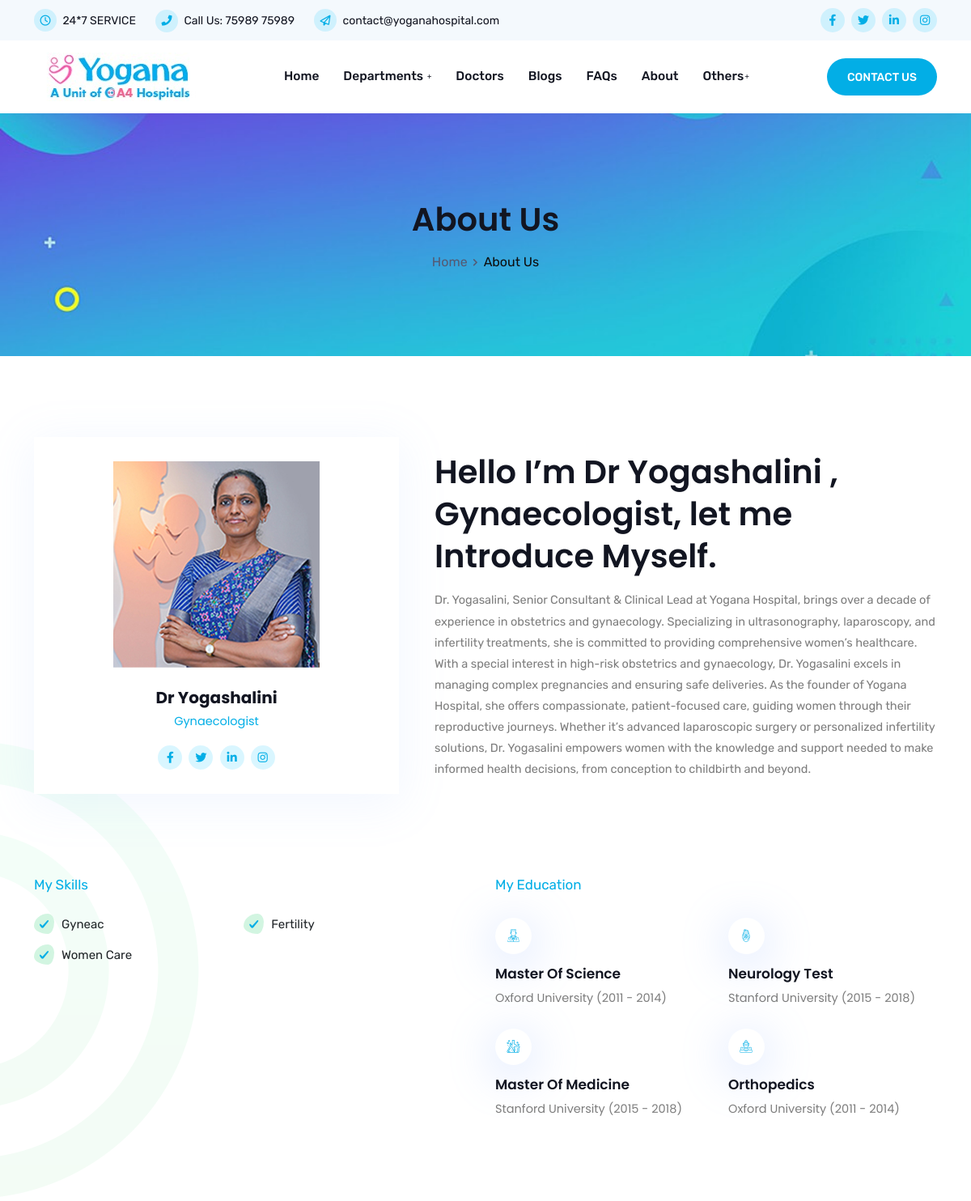
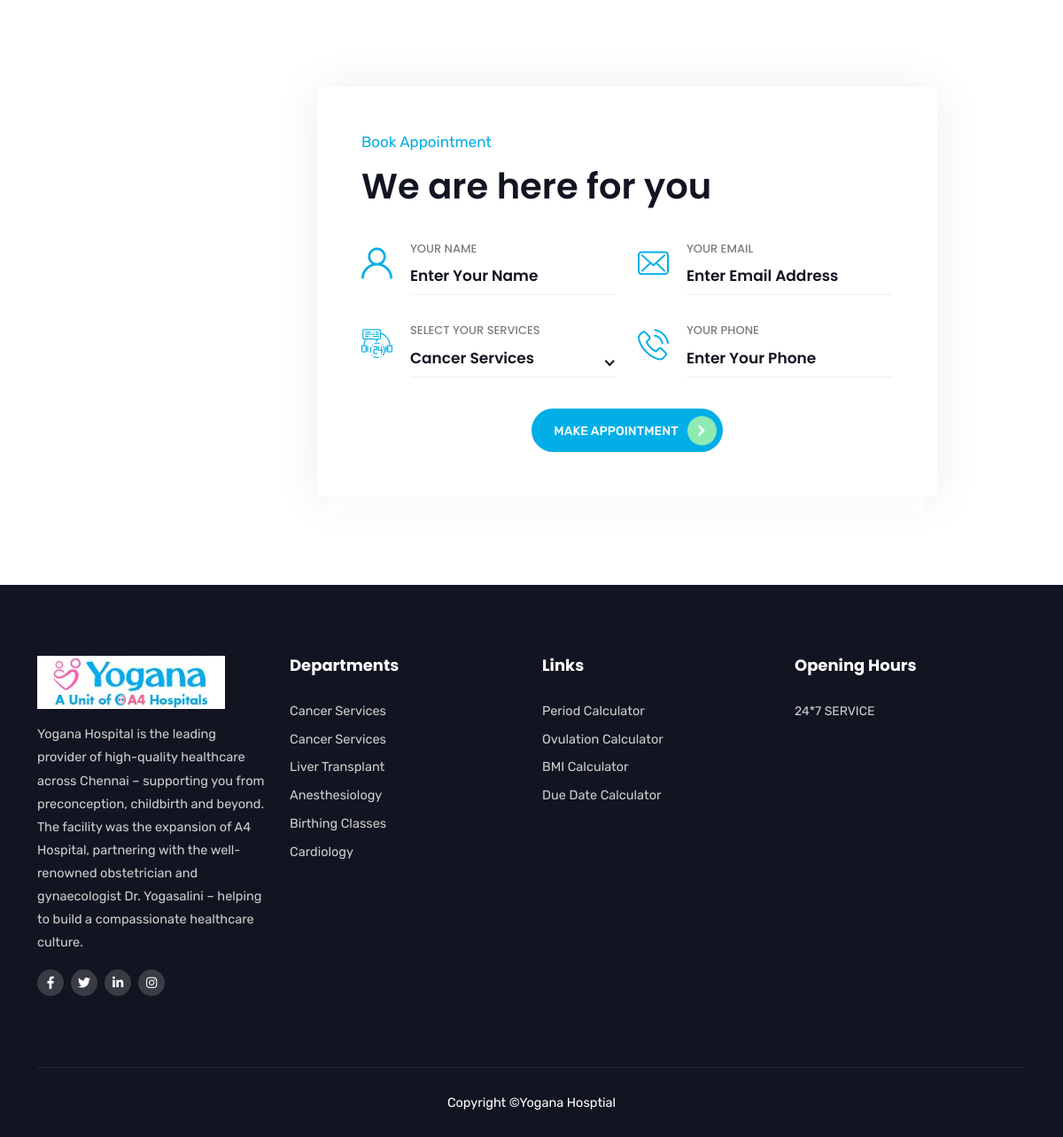
Screenshot of /doctors/dr-yogashalini with the database file from the repository (2 pictures, top to bottom).
### yogana/models.py (models this page shows, shortened)
class Doctor(db.Model):
    id = db.Column(db.Integer, primary_key=True)
    name = db.Column(db.String(100), nullable=False)
    slug = db.Column(db.String(100), unique=True, nullable=False)
    specialty = db.Column(db.String(100), nullable=False)
    image = db.Column(db.String(200), nullable=False)
    description = db.Column(db.Text, nullable=False)
    social_facebook = db.Column(db.String(100), nullable=True)
    social_twitter = db.Column(db.String(100), nullable=True)
    social_linkedin = db.Column(db.String(100), nullable=True)
    social_instagram = db.Column(db.String(100), nullable=True)
    skills = db.Column(db.Text, nullable=False)  # Store as comma-separated values
    education = db.Column(db.Text, nullable=False)  # Store as JSON string

class Service(db.Model):
    id = db.Column(db.Integer, primary_key=True)
    slug = db.Column(db.String(100), unique=True, nullable=False)
    name = db.Column(db.String(100), nullable=False)
    icon = db.Column(db.String(100), nullable=False)
    description = db.Column(db.Text, nullable=False)
    paragraph1 = db.Column(db.Text, nullable=False)
    paragraph2 = db.Column(db.Text, nullable=False)
    paragraph3 = db.Column(db.Text, nullable=False)
    image = db.Column(db.String(200), nullable=False)
    icon_class = db.Column(db.String(100), nullable=False)
    bg_class = db.Column(db.String(100), nullable=False)
    details = db.Column(db.Text, nullable=False)  # Store as comma-separated values for simplicity

### yogana/routes.py (the view)
@app.route("/doctors/<slug>")
def doctor_details(slug):
    pdatas = {
        "title": "About Us",
        "breadcrumbs": [
            {"text": "Home", "url": "/"},
            {"text": "About Us", "url": None}  # None for the current page
        ],
        "bg_image": "site/img/yoganahospital-banner-1920_500.jpg",
        "bg_class": "page-title-bg1"  # Add dynamic background class if needed
    }
    doctor = Doctor.query.filter_by(slug=slug).first_or_404()
    return render_template("www/doctor_details.html", pdata=pdatas, doctor=doctor)

### yogana/routes.py (called while the page is built)
@app.after_request
def add_header(response):
    response.headers['Cache-Control'] = 'no-store'
    return response

@app.before_request
def before_request():
    dservices = Service.query.all()
    g.appservices = [{"name": service.name, "slug": service.slug} for service in dservices]

@app.context_processor
def inject_services():
    return dict(appservices=g.appservices)

@app.before_request
def load_user():
    user_id = session.get('user_id')
    if user_id:
        user = User.query.get(user_id)
        g.user = user  # Store the user object in g
    else:
        g.user = None  # No user logged in

### yogana/templates/www/doctor_details.html (shortened to what this page needs)
{% extends 'www/base.html' %}
{% block content_wrapper %}
    {% include 'www/components/breadcrumbs.html' %}
    <section class="doctor-details-area ptb-100">
        <div class="container">
            <div class="row align-items-center">
                <div class="col-lg-5 col-md-12">
                    <div class="doctor-details-image">
                        <img src="{{ url_for('static', filename=doctor.image) }}" alt="image">
                        <h3>{{ doctor.name }}</h3>
                        <span>{{ doctor.specialty }}</span>
                        <ul class="social">
                            <li><a href="{{ doctor.social_facebook }}"><i class="fab fa-facebook-f"></i></a></li>
                            <li><a href="{{ doctor.social_twitter }}"><i class="fab fa-twitter"></i></a></li>
                            <li><a href="{{ doctor.social_linkedin }}"><i class="fab fa-linkedin-in"></i></a></li>
                            <li><a href="{{ doctor.social_instagram }}"><i class="fab fa-instagram"></i></a></li>
                        </ul>
                    </div>
                </div>
                <div class="col-lg-7 col-md-12">
                    <div class="doctor-details-desc">
                        <h2>Hello I’m {{ doctor.name }} , {{ doctor.specialty }}, let me Introduce Myself.</h2>
                        <p>{{ doctor.description }}</p>
                    </div>
                </div>
            </div>
            <div class="skill-education-desc">
                <div class="row">
                    <div class="col-lg-6 col-md-12">
                        <div class="skill-desc">
                            <span class="sub-title">My Skills</span>
                            <ul>
                                {% if ',' in doctor.skills %}
                                    {% set skills_list = doctor.skills.split(',') %}
                                    {% for skill in skills_list %}
                                        <li><span><i class="flaticon-check-mark"></i> {{ skill.strip() }}</span></li>
                                    {% endfor %}
                                {% else %}
                                    <li><span><i class="flaticon-check-mark"></i> {{ doctor.skills }}</span></li>
                                {% endif %}
                            </ul>
                        </div>
                    </div>
                    <div class="col-lg-6 col-md-12">
                        <div class="education-desc">
                            <span class="sub-title">My Education</span>
                            {% if ';;' in doctor.education %}
                            {% set education_list = doctor.education.split(';;') %}
                            <ul>
                                {% for edu in education_list %}
                                    {% set edu_parts = edu.split('|') %}
                                    <li>
                                        <div class="icon">
                                            <i class="{{ edu_parts[3].strip() }}"></i>
                                        </div>
                                        <span>{{ edu_parts[0].strip() }}</span>
                                        {{ edu_parts[1].strip() }} ({{ edu_parts[2].strip() }})
                                    </li>
                                {% endfor %}
                            </ul>
                        {% endif %}
                        </div>
                    </div>
                </div>
            </div>
        </div>
        <div class="shape3"><img src="/yogana/static/img/shape/3.png" class="wow fadeInLeft" alt="image"></div>
    </section>
    {% include 'www/components/appointment-part.html' %}
{% endblock %}

### yogana/templates/www/base.html (shortened to what this page needs)
<!DOCTYPE html>
<html lang="en">
<head>
    <link rel="stylesheet" href="https://lamatechnologies.com/vendor/flaticon.css">
    <link rel="stylesheet" href="{{ url_for('static', filename='site/css/bootstrap.min.css') }}">
    <link rel="stylesheet" href="{{ url_for('static', filename='site/css/animate.min.css') }}">
    <link rel="stylesheet" href="{{ url_for('static', filename='site/css/fontawesome.min.css') }}">
    <link rel="stylesheet" href="{{ url_for('static', filename='site/css/owl.carousel.min.css') }}">
    <link rel="stylesheet" href="{{ url_for('static', filename='site/css/slick.min.css') }}">
    <link rel="stylesheet" href="{{ url_for('static', filename='site/css/nice-select.css') }}">
    <link rel="stylesheet" href="{{ url_for('static', filename='site/css/magnific-popup.min.css') }}">
    <link rel="stylesheet" href="{{ url_for('static', filename='site/css/odometer.min.css') }}">
    <link rel="stylesheet" href="{{ url_for('static', filename='site/css/flaticon.css') }}">
    <link rel="stylesheet" href="{{ url_for('static', filename='site/css/meanmenu.css') }}">
    <link rel="stylesheet" href="{{ url_for('static', filename='site/css/style.css') }}">
    <link rel="stylesheet" href="{{ url_for('static', filename='site/css/responsive.css') }}">
</head>
<body>
    <header class="header-area">
        <div class="top-header">
            <div class="container">
                <div class="row align-items-center">
                    <div class="col-lg-8">
                        <ul class="header-contact-info">
                            <li><i class="far fa-clock"></i> {{ hospital_info.service_hours if hospital_info else '24*7 SERVICE' }}</li>
                            <li><i class="fas fa-phone"></i> Call Us: <a href="tel:{{ hospital_info.phone if hospital_info else '+917598975989' }}">{{ hospital_info.phone if hospital_info else '75989 75989' }}</a></li>
                            <li><i class="far fa-paper-plane"></i> <a href="mailto:{{ hospital_info.email if hospital_info else 'contact@yoganahospital.com' }}">{{ hospital_info.email if hospital_info else 'contact@yoganahospital.com' }}</a></li>
                        </ul>
                    </div>
                    <div class="col-lg-4">
                        <div class="header-right-content">
                            <ul class="top-header-social">
                                <li><a href="{{ hospital_info.facebook_url if hospital_info else '#' }}"><i class="fab fa-facebook-f"></i></a></li>
                                <li><a href="{{ hospital_info.twitter_url if hospital_info else '#' }}"><i class="fab fa-twitter"></i></a></li>
                                <li><a href="{{ hospital_info.linkedin_url if hospital_info else '#' }}"><i class="fab fa-linkedin-in"></i></a></li>
                                <li><a href="{{ hospital_info.instagram_url if hospital_info else '#' }}"><i class="fab fa-instagram"></i></a></li>
                            </ul>
                        </div>
                    </div>
                </div>
            </div>
        </div>
        <div class="navbar-area">
            <div class="fovia-nav">
                <div class="container">
                    <nav class="navbar navbar-expand-md navbar-light">
                        <a class="navbar-brand" href="{{ url_for('index') }}">
                            <img src="{{ url_for('static', filename='site/img/logo.jpeg') }}" alt="logo">
                        </a>
                        <div class="collapse navbar-collapse mean-menu" id="navbarSupportedContent">
                            <ul class="navbar-nav">
                                <li class="nav-item"><a href="{{ url_for('index') }}" class="nav-link">Home</a></li>
                                <li class="nav-item">
                                    <a href="#" class="nav-link">Departments <i class="fas fa-plus"></i></a>
                                </li>
                                <li class="nav-item"><a href="{{ url_for('doctors') }}" class="nav-link">Doctors</a></li>
                                <li class="nav-item"><a href="{{ url_for('blogs') }}" class="nav-link">Blogs</a></li>
                                <li class="nav-item"><a href="{{ url_for('faqs') }}" class="nav-link">FAQs</a></li>
                                <li class="nav-item"><a href="{{ url_for('about') }}" class="nav-link">About</a></li>
                                <li class="nav-item">
                                    <a href="#" class="nav-link">Others<i class="fas fa-plus"></i></a>
                                </li>
                            </ul>
                            <div class="others-options">
                                <a href="{{ url_for('contact') }}" class="btn btn-primary">Contact Us</a>
                            </div>
                        </div>
                    </nav>
                </div>
            </div>
        </div>
    </header>
    {% block content_wrapper %}
    {% endblock %}
    <section class="footer-area">
        <div class="container">
            <div class="row">
                <div class="col-lg-3 col-md-6 col-sm-6">
                    <div class="single-footer-widget">
                        <div class="logo">
                            <a href="#"><img src="{{ url_for('static', filename='site/img/white-logo.jpeg') }}" alt="image"></a>
                            <p>Yogana Hospital is the leading provider of high-quality healthcare across Chennai – supporting you from preconception, childbirth and beyond. The facility was the expansion of A4 Hospital, partnering with the well-renowned obstetrician and gynaecologist Dr. Yogasalini – helping to build a compassionate healthcare culture.</p>
                        </div>
                        <ul class="social">
                            <li><a href="{{ hospital_info.facebook_url if hospital_info else '#' }}"><i class="fab fa-facebook-f"></i></a></li>
                            <li><a href="{{ hospital_info.twitter_url if hospital_info else '#' }}"><i class="fab fa-twitter"></i></a></li>
                            <li><a href="{{ hospital_info.linkedin_url if hospital_info else '#' }}"><i class="fab fa-linkedin-in"></i></a></li>
                            <li><a href="{{ hospital_info.instagram_url if hospital_info else '#' }}"><i class="fab fa-instagram"></i></a></li>
                        </ul>
                    </div>
                </div>
                <div class="col-lg-3 col-md-6 col-sm-6">
                    <div class="single-footer-widget pl-5">
                        <h3>Departments</h3>
                        <ul class="departments-list">
                            {% for service in appservices %}
                                <li><a href="{{ url_for('department', slug=service.slug) }}">{{ service.name }}</a></li>
                            {% endfor %}
                        </ul>
                    </div>
                </div>
                <div class="col-lg-3 col-md-6 col-sm-6">
                    <div class="single-footer-widget pl-5">
                        <h3>Links</h3>
                        <ul class="links-list">
                            <li><a href="{{ url_for('period_calculator') }}">Period Calculator</a></li>
                            <li><a href="{{ url_for('ovulation_calculator') }}">Ovulation Calculator</a></li>
                            <li><a href="{{ url_for('bmi_calculator') }}">BMI Calculator</a></li>
                            <li><a href="{{ url_for('due_date_calculator') }}">Due Date Calculator</a></li>
                        </ul>
                    </div>
                </div>
                <div class="col-lg-3 col-md-6 col-sm-6">
                    <div class="single-footer-widget">
                        <h3>Opening Hours</h3>
                        <ul class="opening-hours">
                            <li>{{ hospital_info.service_hours if hospital_info else '24*7 SERVICE' }}</li>
                        </ul>
                    </div>
                </div>
            </div>
            <div class="copyright-area">
                <p>Copyright <a href="https:/yoganahospital.com/" target="_blank">©Yogana Hosptial</a></p>
            </div>
        </div>
    </section>
</body>
</html>

### rows the page displays
Doctor: image (picture), name "Dr Yogashalini", specialty "Gynaecologist", description "Dr. Yogasalini, Senior Consultant & Clinical Lead at Yogana Hospital, brings over a decade of experience in obstetrics and gynaecology. Specializing in ultrasonography, laparoscopy, and infertility treatments, she is committed to providing comprehensive women’s healthcare. With a special interest in high-risk obstetrics and gynaecology, Dr. Yogasalini excels in managing complex pregnancies and ensuring safe deliveries. As the founder of Yogana Hospital, she offers compassionate, patient-focused care, guiding women through their reproductive journeys. Whether it’s advanced laparoscopic surgery or personalized infertility solutions, Dr. Yogasalini empowers women with the knowledge and support…"
Service: name "Cancer Services"
Service: name "Cancer Services"
Service: name "Liver Transplant"
Service: name "Anesthesiology"
Service: name "Birthing Classes"
Service: name "Cardiology"

### other values shown
{{ hospital_info.service_hours if hospital_info else '24*7 SERVICE' }} "24*7 SERVICE"
{{ hospital_info.phone if hospital_info else '75989 75989' }} "75989 75989"
{{ hospital_info.email if hospital_info else 'contact@yoganahospital.com' }} "contact@yoganahospital.com"
{{ pdata.title }} "About Us"
{{ breadcrumb.text }} "Home"
{{ breadcrumb.text }} "About Us"
{{ skill.strip() }} "Gyneac" "Fertility" "Women Care"
{{ edu_parts[0].strip() }} "Master Of Science" "Neurology Test" "Master Of Medicine" "Orthopedics"
{{ edu_parts[1].strip() }} "Oxford University" "Stanford University" "Stanford University" "Oxford University"
{{ edu_parts[2].strip() }} "2011 - 2014" "2015 - 2018" "2015 - 2018" "2011 - 2014"
